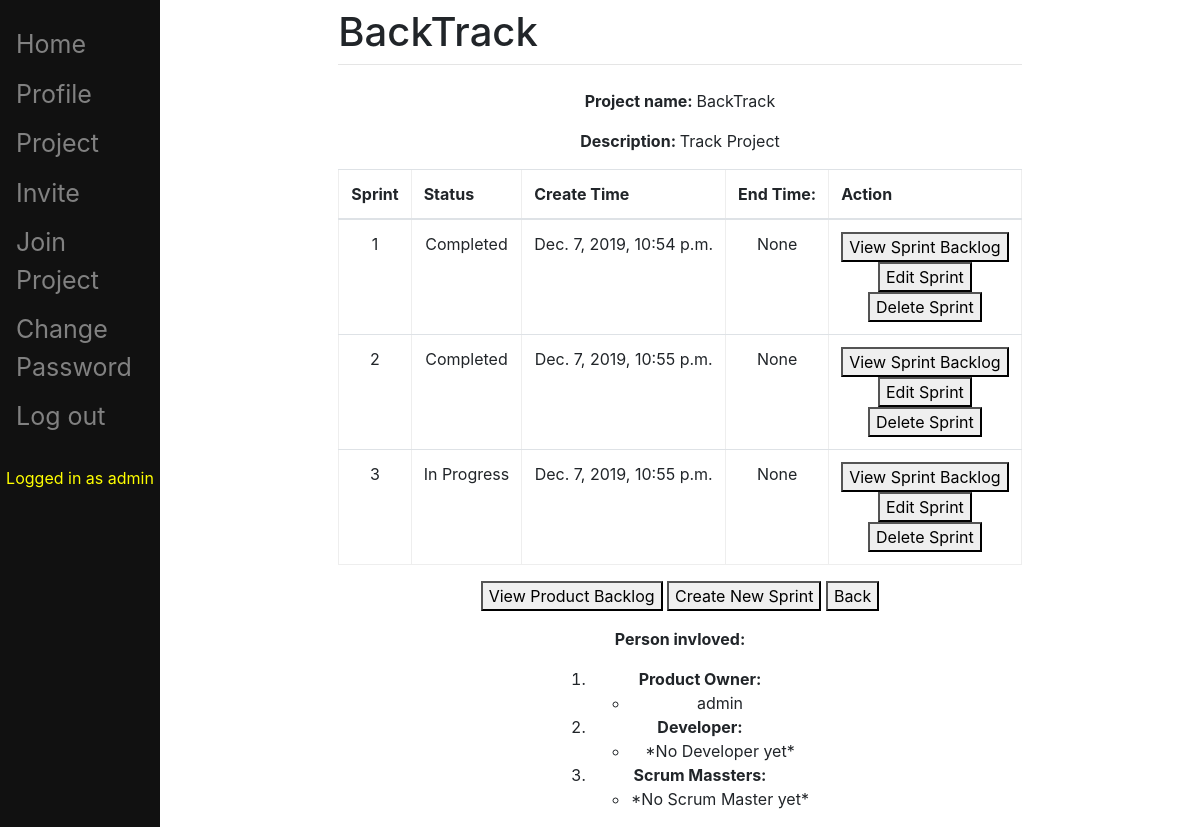
Page /pbi/viewProject/23/ (signed in) on the committed database.
### pbi/models.py (models this page shows, shortened)
class Project(models.Model):
	STAT = (
		('Completed', 'Completed'),
		('In Progress', 'In Progress'),
		('Not yet started', 'Not yet started'),
	)
	name = models.CharField(max_length=200)
	description = models.CharField(max_length=200, blank=True, null=True)
	status = models.CharField(choices=STAT, default='Not yet started', max_length=200)
	last_sprint = models.IntegerField(default=1, editable=False)
	Dhash = models.CharField(max_length=200, default=_hash, editable=False)
	SMhash = models.CharField(max_length=200, default=_hash, editable=False)

class Sprint(models.Model):
	STAT = (
		('Completed', 'Completed'),
		('In Progress', 'In Progress'),
		('Not yet started', 'Not yet started'),
	)
	number = models.IntegerField(blank=True, null=True)
	capacity = models.IntegerField(blank=True, null=True)
	status = models.CharField(choices=STAT, default='Not yet started', max_length=200)
	create_at = models.DateTimeField(blank=True, default=timezone.now, editable=False)
	end_at = models.DateTimeField(blank=True, null=True)
	project = models.ForeignKey(Project, on_delete=models.CASCADE, blank=True, null=True)

class Person(models.Model):
	STAT = (
		('Product Owner', 'Product Owner'),
		('Scrum Master', 'Scrum Master'),
		('Manager', 'Manager'),
		('Developer', 'Developer'),
	)
	user = models.OneToOneField(User, on_delete=models.CASCADE, blank=True, null=True)
	role = models.CharField(choices=STAT, max_length=200, blank=True, null=True)
	project = models.ForeignKey(Project, on_delete=models.CASCADE, blank=True, null=True)
	chosen = models.PositiveIntegerField(default=1)

### pbi/views.py (the view)
class ProjectView(LoginRequiredMixin, TemplateView):
    login_url = '/pbi/login/'
    redirect_field_name = 'redirect_to'
    template_name = 'project_view.html'
    def get_context_data(self, **kwargs):
        project = self.kwargs['project']
        context = super().get_context_data(**kwargs)
        context['project'] = Project.objects.get(pk=project)
        u = self.request.user
        personCheck = Person.objects.get(user = u)
        context['person1'] = personCheck
        if personCheck.project != Project.objects.get(pk=project):
            context['person'] = personCheck
            return context
        context['developer_list'] = Person.objects.filter(project__pk = project, role = 'Developer')
        context['productowner_list'] = Person.objects.filter(project__pk = project, role = 'Product Owner')
        context['scrummaster_list'] = Person.objects.filter(project__pk = project, role = 'Scrum Master')
        context['sprint_list'] = Sprint.objects.filter(project__pk = project)
        return context

### templates/project_view.html (shortened to what this page needs)
{% extends "main/base.html" %}
{% block content %}
{% if person == NONE %}
<!DOCTYPE html>
<html lang="en">
<head>
</head>
<p>
    <p align="center"><b>Project name: </b> {{project.name}} </p>
    <p align="center"><b>Description: </b> {{project.description}} </p>
	<table class="table" border="2" style="border:2px;" cellpadding="10" align="center">
		<thead>
			<tr>
				<th align="center" valign="center">Sprint</th>
				<th align="center" valign="center">Status</th>
				<th align="center" valign="center">Create Time</th>
				<th align="center" valign="center">End Time:</th>
				<th align="center" valign="center">Action</th>
			</tr>
		</thead>
		<tbody>
			{% for sprint in sprint_list %}
				<tr>
					<td align="center" valign="center">{{sprint.number}}</td>
					<td align="center" valign="center">{{sprint.status}}</td>
					<td align="center" valign="center">{{sprint.create_at}}</td>
					<td align="center" valign="center">{{sprint.end_at}}</td>
					<td align="center" valign="center">
						<button onclick="window.location.href = 'http://localhost:8000/pbi/viewSprintBacklog/{{sprint.pk}}';" value="SprintBacklog">View Sprint Backlog</button>
						{% if person1.role != "Scrum Master" %}
							<br>
							<button onclick="window.location.href = 'http://localhost:8000/pbi/updateSprint/{{sprint.pk}}';" value="SprintBacklog">Edit Sprint</button>
							<br>
							<button onclick="window.location.href = 'http://localhost:8000/pbi/deleteSprint/{{sprint.pk}}';" value="SprintBacklog">Delete Sprint</button>
						{% endif %}
					</td>
				</tr>
			{% endfor %}
		</tbody>
	</table>
	<p align="center">
		<button onclick="window.location.href = 'http://localhost:8000/pbi/viewProductbacklog/{{project.pk}}';" value="ProductBacklog">View Product Backlog</button>
		{% if person1.role != "Scrum Master" %}
			<button onclick="window.location.href = 'http://localhost:8000/pbi/createSprint/';" value="createSprint">Create New Sprint</button>
		{% endif %}
		<button onclick="window.history.back();" value="Back" type="reset">Back</button>
	</p>
    <p align="center"><b>Person invloved:</b>
	<ol style="text-align:center;max-width:260px;margin:0 auto;">
		<li><b>Product Owner:</b></li>
		<ul>
            {% for productowner in productowner_list %}
				<li>{{productowner.user.username}}</li>
			{% empty %}
				<li>*No Product Owner yet*</li>
			{% endfor %}
		</ul>
		<li><b>Developer:</b></li>
		<ul>
            {% for developer in developer_list %}
				<li>{{developer.user.username}}</li>
			{% empty %}
				<li>*No Developer yet*</li>
			{% endfor %}
		</ul>
		<li><b>Scrum Massters:</b></li>
		<ul>
			{% for scrummaster in scrummaster %}
				<li>{{scrummaster.user.username}}</li>
			{% empty %}
				<li>*No Scrum Master yet*</li>
			{% endfor %}
		</ul>
	</ol>
	</p>
</body>
</html>
{% else %}
	<p>Restricted Access</p>
{% endif %}
{% endblock %}

### templates/main/base.html (shortened to what this page needs)
{% load static %}
<!doctype html>
<html>
<head>
	<link rel="stylesheet" href="{% static 'css/bootstrap.min.css' %}">
</head>
<body>
	<div class="sidenav">
		<a href="/pbi/">Home</a>
		{% if user.is_authenticated == True %}
			<a href="/pbi/profile/">Profile</a>
            <a href="/pbi/ProjectList/">Project</a>
            <a href="/pbi/Invite/">Invite</a>
            <a href="/pbi/joinProject/">Join Project</a>
			<a href="/pbi/changePassword/">Change Password</a>
			<a href="/pbi/logout/">Log out</a>
			<br><p align="center" style="color:yellow">Logged in as {{ user.get_username }}</p>
		{% endif %}
	</div>
	<div id="content" name="content" class="main">
		<div class="row justify-content-center">
			<div class="col-8">
				<h1 class="mt-2">BackTrack</h1>
				<hr class="mt-0 mb-4">
				{% block content %}
				{% endblock %}
</body>
</html>

### templates/main/base.html (style rules this page uses)
.sidenav { height:100%; width:160px; position: fixed; z-index:1; top:0; left:0; background-color:#111; overflow-x: :hidden; padding-top:20px; }
.sidenav a { padding:6px 8px 6px 16px; text-decoration: none; font-size:25px; color: #818181; display:block; }
.main { margin-left:160px; padding: 0px 0px; }

### rows in the picture
Project: name "BackTrack", description "Track Project"
Sprint: number "1", status "Completed", create_at "Dec. 7, 2019, 10:54 p.m.", end_at "None"
Sprint: number "2", status "Completed", create_at "Dec. 7, 2019, 10:55 p.m.", end_at "None"
Sprint: number "3", status "In Progress", create_at "Dec. 7, 2019, 10:55 p.m.", end_at "None"
Person: user.username "admin"

### other values in the picture
{{ user.get_username }} "admin"
